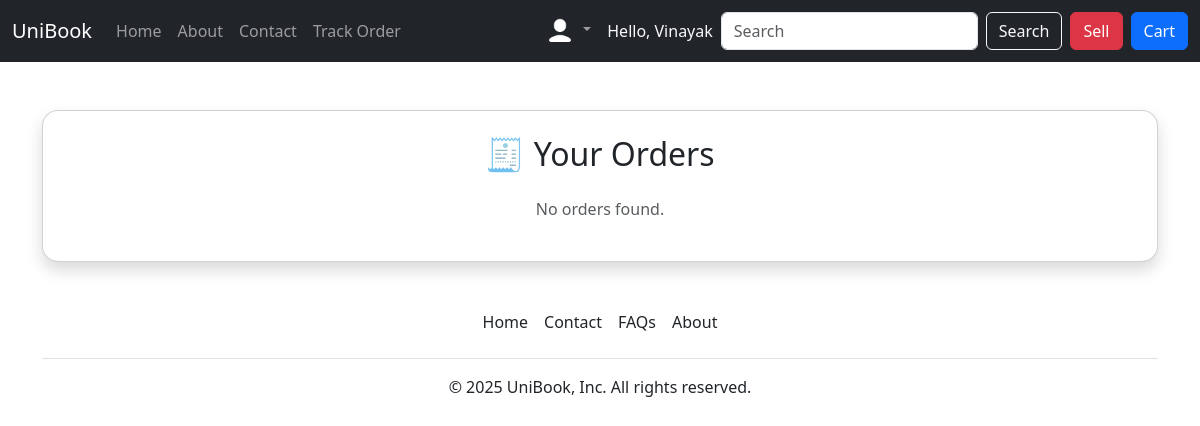
/track_orders/ (signed in), run on an earlier commit of the app's database.
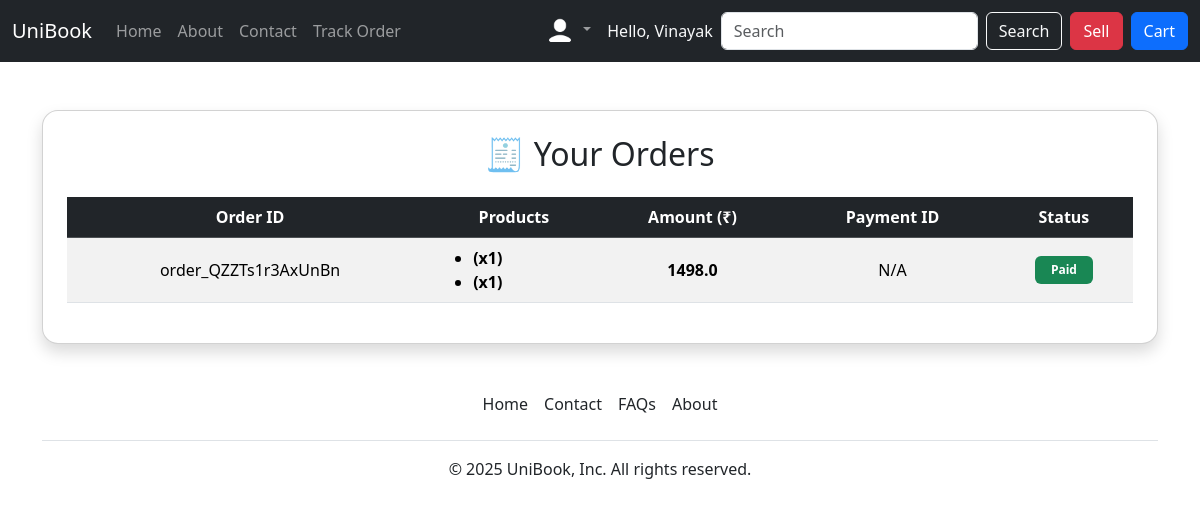
And on a later commit of the database.
### home/models.py (models this page shows, shortened)
class Order(models.Model):
    user = models.ForeignKey(User, on_delete=models.CASCADE)
    amount = models.IntegerField()
    razorpay_order_id = models.CharField(max_length=100, blank=True, null=True)
    razorpay_payment_id = models.CharField(max_length=100, blank=True, null=True)
    paid = models.BooleanField(default=False)
    date = models.DateTimeField(auto_now_add=True)
    @property
    def amount_in_rupees(self):
        return self.amount / 100

class OrderItem(models.Model):
    order = models.ForeignKey(Order, related_name='items', on_delete=models.CASCADE)
    product = models.ForeignKey(Product, on_delete=models.CASCADE)
    quantity = models.PositiveIntegerField()

### home/views.py (the view)
# urls.py: path('track_orders/', views.track_orders, name='track_orders')
def track_orders(request):
    if request.user.is_anonymous:
            return redirect('/login')
    orders = Order.objects.filter(user=request.user).prefetch_related('items__product')
    return render(request, 'track_orders.html', {'orders': orders})

### templates/track_orders.html (shortened to what this page needs)
{% extends 'base.html' %}
{% block body %}
<div class="container mt-5">
    <div class="card shadow p-4 rounded-4">
        <h2 class="mb-4 text-center">🧾 Your Orders</h2>
        {% if orders %}
            <div class="table-responsive">
                <table class="table table-striped table-hover align-middle text-center">
                    <thead class="table-dark">
                        <tr>
                            <th scope="col">Order ID</th>
                            <th scope="col">Products</th>
                            <th scope="col">Amount (₹)</th>
                            <th scope="col">Payment ID</th>
                            <th scope="col">Status</th>
                        </tr>
                    </thead>
                    <tbody>
                        {% for order in orders %}
                        <tr>
                            <td class="fw-medium">{{ order.razorpay_order_id }}</td>
                            <td class="text-start">
                                <ul class="mb-0">
                                    {% for item in order.items.all %}
                                        <li>{{ item.product.name }} <strong>(x{{ item.quantity }})</strong></li>
                                    {% endfor %}
                                </ul>
                            </td>
                            <td class="fw-semibold">{{ order.amount_in_rupees }}</td>
                            <td>{{ order.razorpay_payment_id|default:"N/A" }}</td>
                            <td>
                                {% if order.paid %}
                                    <span class="badge bg-success px-3 py-2">Paid</span>
                                {% else %}
                                    <span class="badge bg-danger px-3 py-2">Pending</span>
                                {% endif %}
                            </td>
                        </tr>
                        {% endfor %}
                    </tbody>
                </table>
            </div>
        {% else %}
            <p class="text-muted text-center">No orders found.</p>
        {% endif %}
    </div>
</div>
{% endblock %}

What changed in the data, as far as the page shows it:
added Order: razorpay_order_id "order_QZZTs1r3AxUnBn", amount_in_rupees "1498.0", razorpay_payment_id "N/A", paid "Paid"
added OrderItem: quantity "1"
added OrderItem: quantity "1"
Also different on the page:
text no longer shown: "No orders found."
text now shown: "Order ID Products Amount (₹) Payment ID Status"
